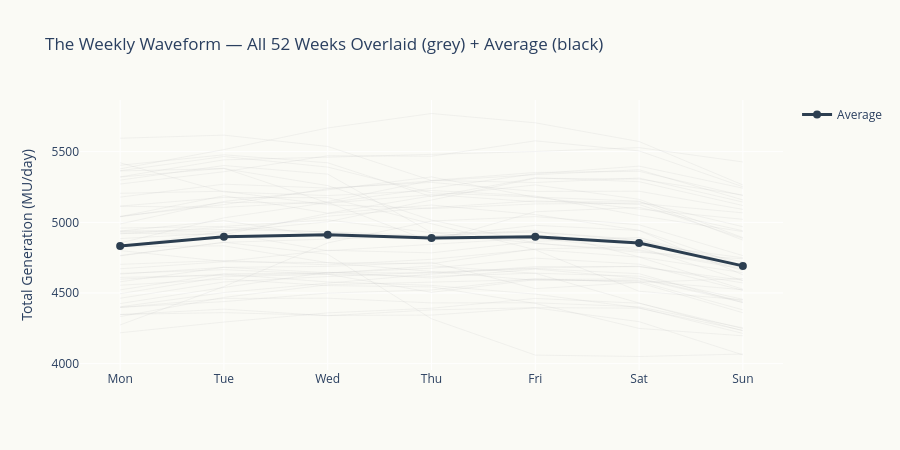

Notebook code cell kept with this figure:
### Markdown cell above
## 6. The Week as a Waveform

### Code cell
# Overlay all 52 weeks on the same Mon-Sun axis to see the average waveform
fig = go.Figure()

# Individual weeks in grey
for w in df24['week'].unique():
    wk = df24[df24['week'] == w].sort_values('dow')
    if len(wk) == 7:  # full weeks only
        fig.add_trace(go.Scatter(
            x=dow_order, y=wk['total'].values,
            mode='lines', line=dict(width=0.5, color='rgba(200,200,200,0.4)'),
            showlegend=False, hoverinfo='skip',
        ))

# Average waveform
avg_wave = df24.groupby('dow')['total'].mean()
fig.add_trace(go.Scatter(
    x=dow_order, y=avg_wave.values,
    mode='lines+markers', line=dict(width=3, color='#2C3E50'),
    marker=dict(size=8),
    name='Average',
    hovertemplate='%{x}: %{y:.0f} MU<extra></extra>',
))

fig.update_layout(
    title='The Weekly Waveform — All 52 Weeks Overlaid (grey) + Average (black)',
    yaxis_title='Total Generation (MU/day)',
    plot_bgcolor='#FAFAF5', paper_bgcolor='#FAFAF5',
    height=450,
)
fig.show()

print('The weekly pulse: demand builds Mon→Thu, dips Fri, drops Sat-Sun.')
print('This ripple should be visible in the final art if we use daily resolution.')

### Figure 1 — Plotly figure (JSON) as saved in the notebook; plotly's stock layout.template omitted (floating-point values rounded to 4 significant figures)
{"data": [{"hoverinfo": "skip", "line": {"color": "rgba(200,200,200,0.4)", "width": 0.5}, "mode": "lines", "showlegend": false, "type": "scatter", "x": ["Mon", "Tue", "Wed", "Thu", "Fri", "Sat", "Sun"], "y": [4399.0, 4439.0, 4500.0, 4522.0, 4603.0, 4573.0, 4361.0]}, {"hoverinfo": "skip", "line": {"color": "rgba(200,200,200,0.4)", "width": 0.5}, "mode": "lines", "showlegend": false, "type": "scatter", "x": ["Mon", "Tue", "Wed", "Thu", "Fri", "Sat", "Sun"], "y": [4402.0, 4503.0, 4570.0, 4634.0, 4687.0, 4686.0, 4591.0]}, {"hoverinfo": "skip", "line": {"color": "rgba(200,200,200,0.4)", "width": 0.5}, "mode": "lines", "showlegend": false, "type": "scatter", "x": ["Mon", "Tue", "Wed", "Thu", "Fri", "Sat", "Sun"], "y": [4634.0, 4682.0, 4689.0, 4717.0, 4531.0, 4575.0, 4603.0]}, {"hoverinfo": "skip", "line": {"color": "rgba(200,200,200,0.4)", "width": 0.5}, "mode": "lines", "showlegend": false, "type": "scatter", "x": ["Mon", "Tue", "Wed", "Thu", "Fri", "Sat", "Sun"], "y": [4639.0, 4665.0, 4633.0, 4505.0, 4595.0, 4583.0, 4381.0]}, {"hoverinfo": "skip", "line": {"color": "rgba(200,200,200,0.4)", "width": 0.5}, "mode": "lines", "showlegend": false, "type": "scatter", "x": ["Mon", "Tue", "Wed", "Thu", "Fri", "Sat", "Sun"], "y": [4495.0, 4615.0, 4632.0, 4618.0, 4640.0, 4619.0, 4455.0]}, {"hoverinfo": "skip", "line": {"color": "rgba(200,200,200,0.4)", "width": 0.5}, "mode": "lines", "showlegend": false, "type": "scatter", "x": ["Mon", "Tue", "Wed", "Thu", "Fri", "Sat", "Sun"], "y": [4579.0, 4682.0, 4644.0, 4642.0, 4673.0, 4637.0, 4432.0]}, {"hoverinfo": "skip", "line": {"color": "rgba(200,200,200,0.4)", "width": 0.5}, "mode": "lines", "showlegend": false, "type": "scatter", "x": ["Mon", "Tue", "Wed", "Thu", "Fri", "Sat", "Sun"], "y": [4523.0, 4636.0, 4643.0, 4676.0, 4747.0, 4704.0, 4519.0]}, {"hoverinfo": "skip", "line": {"color": "rgba(200,200,200,0.4)", "width": 0.5}, "mode": "lines", "showlegend": false, "type": "scatter", "x": ["Mon", "Tue", "Wed", "Thu", "Fri", "Sat", "Sun"], "y": [4611.0, 4628.0, 4639.0, 4692.0, 4639.0, 4429.0, 4232.0]}, {"hoverinfo": "skip", "line": {"color": "rgba(200,200,200,0.4)", "width": 0.5}, "mode": "lines", "showlegend": false, "type": "scatter", "x": ["Mon", "Tue", "Wed", "Thu", "Fri", "Sat", "Sun"], "y": [4463.0, 4578.0, 4617.0, 4647.0, 4677.0, 4690.0, 4572.0]}, {"hoverinfo": "skip", "line": {"color": "rgba(200,200,200,0.4)", "width": 0.5}, "mode": "lines", "showlegend": false, "type": "scatter", "x": ["Mon", "Tue", "Wed", "Thu", "Fri", "Sat", "Sun"], "y": [4766.0, 4858.0, 4882.0, 4905.0, 4934.0, 4878.0, 4658.0]}, {"hoverinfo": "skip", "line": {"color": "rgba(200,200,200,0.4)", "width": 0.5}, "mode": "lines", "showlegend": false, "type": "scatter", "x": ["Mon", "Tue", "Wed", "Thu", "Fri", "Sat", "Sun"], "y": [4827.0, 4834.0, 4715.0, 4708.0, 4813.0, 4825.0, 4588.0]}, {"hoverinfo": "skip", "line": {"color": "rgba(200,200,200,0.4)", "width": 0.5}, "mode": "lines", "showlegend": false, "type": "scatter", "x": ["Mon", "Tue", "Wed", "Thu", "Fri", "Sat", "Sun"], "y": [4274.0, 4546.0, 4855.0, 5009.0, 5041.0, 4983.0, 4765.0]}, {"hoverinfo": "skip", "line": {"color": "rgba(200,200,200,0.4)", "width": 0.5}, "mode": "lines", "showlegend": false, "type": "scatter", "x": ["Mon", "Tue", "Wed", "Thu", "Fri", "Sat", "Sun"], "y": [4829.0, 4936.0, 5044.0, 5104.0, 5152.0, 5126.0, 4887.0]}, {"hoverinfo": "skip", "line": {"color": "rgba(200,200,200,0.4)", "width": 0.5}, "mode": "lines", "showlegend": false, "type": "scatter", "x": ["Mon", "Tue", "Wed", "Thu", "Fri", "Sat", "Sun"], "y": [4960.0, 4971.0, 5017.0, 4927.0, 4931.0, 4872.0, 4720.0]}, {"hoverinfo": "skip", "line": {"color": "rgba(200,200,200,0.4)", "width": 0.5}, "mode": "lines", "showlegend": false, "type": "scatter", "x": ["Mon", "Tue", "Wed", "Thu", "Fri", "Sat", "Sun"], "y": [5039.0, 5142.0, 5135.0, 5197.0, 5145.0, 5145.0, 4969.0]}, {"hoverinfo": "skip", "line": {"color": "rgba(200,200,200,0.4)", "width": 0.5}, "mode": "lines", "showlegend": false, "type": "scatter", "x": ["Mon", "Tue", "Wed", "Thu", "Fri", "Sat", "Sun"], "y": [5114.0, 5106.0, 5147.0, 5296.0, 5282.0, 5313.0, 5144.0]}, {"hoverinfo": "skip", "line": {"color": "rgba(200,200,200,0.4)", "width": 0.5}, "mode": "lines", "showlegend": false, "type": "scatter", "x": ["Mon", "Tue", "Wed", "Thu", "Fri", "Sat", "Sun"], "y": [5320.0, 5383.0, 5138.0, 5243.0, 5344.0, 5398.0, 5242.0]}, {"hoverinfo": "skip", "line": {"color": "rgba(200,200,200,0.4)", "width": 0.5}, "mode": "lines", "showlegend": false, "type": "scatter", "x": ["Mon", "Tue", "Wed", "Thu", "Fri", "Sat", "Sun"], "y": [5421.0, 5215.0, 5189.0, 5225.0, 5187.0, 5049.0, 4935.0]}, {"hoverinfo": "skip", "line": {"color": "rgba(200,200,200,0.4)", "width": 0.5}, "mode": "lines", "showlegend": false, "type": "scatter", "x": ["Mon", "Tue", "Wed", "Thu", "Fri", "Sat", "Sun"], "y": [5042.0, 5126.0, 5238.0, 5293.0, 5337.0, 5372.0, 5159.0]}, {"hoverinfo": "skip", "line": {"color": "rgba(200,200,200,0.4)", "width": 0.5}, "mode": "lines", "showlegend": false, "type": "scatter", "x": ["Mon", "Tue", "Wed", "Thu", "Fri", "Sat", "Sun"], "y": [5271.0, 5358.0, 5471.0, 5468.0, 5577.0, 5505.0, 5252.0]}, {"hoverinfo": "skip", "line": {"color": "rgba(200,200,200,0.4)", "width": 0.5}, "mode": "lines", "showlegend": false, "type": "scatter", "x": ["Mon", "Tue", "Wed", "Thu", "Fri", "Sat", "Sun"], "y": [5378.0, 5515.0, 5668.0, 5770.0, 5704.0, 5572.0, 5265.0]}, {"hoverinfo": "skip", "line": {"color": "rgba(200,200,200,0.4)", "width": 0.5}, "mode": "lines", "showlegend": false, "type": "scatter", "x": ["Mon", "Tue", "Wed", "Thu", "Fri", "Sat", "Sun"], "y": [5404.0, 5478.0, 5421.0, 5182.0, 5315.0, 5288.0, 5119.0]}, {"hoverinfo": "skip", "line": {"color": "rgba(200,200,200,0.4)", "width": 0.5}, "mode": "lines", "showlegend": false, "type": "scatter", "x": ["Mon", "Tue", "Wed", "Thu", "Fri", "Sat", "Sun"], "y": [5322.0, 5442.0, 5461.0, 5479.0, 5501.0, 5529.0, 5427.0]}, {"hoverinfo": "skip", "line": {"color": "rgba(200,200,200,0.4)", "width": 0.5}, "mode": "lines", "showlegend": false, "type": "scatter", "x": ["Mon", "Tue", "Wed", "Thu", "Fri", "Sat", "Sun"], "y": [5595.0, 5617.0, 5537.0, 5296.0, 5353.0, 5361.0, 5189.0]}, {"hoverinfo": "skip", "line": {"color": "rgba(200,200,200,0.4)", "width": 0.5}, "mode": "lines", "showlegend": false, "type": "scatter", "x": ["Mon", "Tue", "Wed", "Thu", "Fri", "Sat", "Sun"], "y": [5365.0, 5466.0, 5391.0, 5209.0, 5179.0, 5150.0, 4875.0]}, {"hoverinfo": "skip", "line": {"color": "rgba(200,200,200,0.4)", "width": 0.5}, "mode": "lines", "showlegend": false, "type": "scatter", "x": ["Mon", "Tue", "Wed", "Thu", "Fri", "Sat", "Sun"], "y": [4938.0, 4949.0, 4934.0, 4905.0, 4944.0, 4756.0, 4644.0]}, {"hoverinfo": "skip", "line": {"color": "rgba(200,200,200,0.4)", "width": 0.5}, "mode": "lines", "showlegend": false, "type": "scatter", "x": ["Mon", "Tue", "Wed", "Thu", "Fri", "Sat", "Sun"], "y": [4989.0, 5148.0, 5230.0, 5322.0, 5177.0, 5094.0, 5021.0]}, {"hoverinfo": "skip", "line": {"color": "rgba(200,200,200,0.4)", "width": 0.5}, "mode": "lines", "showlegend": false, "type": "scatter", "x": ["Mon", "Tue", "Wed", "Thu", "Fri", "Sat", "Sun"], "y": [5179.0, 5270.0, 5242.0, 5283.0, 5219.0, 5220.0, 5092.0]}, {"hoverinfo": "skip", "line": {"color": "rgba(200,200,200,0.4)", "width": 0.5}, "mode": "lines", "showlegend": false, "type": "scatter", "x": ["Mon", "Tue", "Wed", "Thu", "Fri", "Sat", "Sun"], "y": [5206.0, 5221.0, 5124.0, 5098.0, 5130.0, 5135.0, 5067.0]}, {"hoverinfo": "skip", "line": {"color": "rgba(200,200,200,0.4)", "width": 0.5}, "mode": "lines", "showlegend": false, "type": "scatter", "x": ["Mon", "Tue", "Wed", "Thu", "Fri", "Sat", "Sun"], "y": [5299.0, 5402.0, 5341.0, 4929.0, 4852.0, 4800.0, 4670.0]}, {"hoverinfo": "skip", "line": {"color": "rgba(200,200,200,0.4)", "width": 0.5}, "mode": "lines", "showlegend": false, "type": "scatter", "x": ["Mon", "Tue", "Wed", "Thu", "Fri", "Sat", "Sun"], "y": [4938.0, 5012.0, 4897.0, 4895.0, 4979.0, 4943.0, 4629.0]}, {"hoverinfo": "skip", "line": {"color": "rgba(200,200,200,0.4)", "width": 0.5}, "mode": "lines", "showlegend": false, "type": "scatter", "x": ["Mon", "Tue", "Wed", "Thu", "Fri", "Sat", "Sun"], "y": [4854.0, 5032.0, 5141.0, 4864.0, 5075.0, 5106.0, 4940.0]}, {"hoverinfo": "skip", "line": {"color": "rgba(200,200,200,0.4)", "width": 0.5}, "mode": "lines", "showlegend": false, "type": "scatter", "x": ["Mon", "Tue", "Wed", "Thu", "Fri", "Sat", "Sun"], "y": [4924.0, 4913.0, 5063.0, 5122.0, 5055.0, 4944.0, 4695.0]}, {"hoverinfo": "skip", "line": {"color": "rgba(200,200,200,0.4)", "width": 0.5}, "mode": "lines", "showlegend": false, "type": "scatter", "x": ["Mon", "Tue", "Wed", "Thu", "Fri", "Sat", "Sun"], "y": [4800.0, 4723.0, 4803.0, 4784.0, 4866.0, 4893.0, 4689.0]}, {"hoverinfo": "skip", "line": {"color": "rgba(200,200,200,0.4)", "width": 0.5}, "mode": "lines", "showlegend": false, "type": "scatter", "x": ["Mon", "Tue", "Wed", "Thu", "Fri", "Sat", "Sun"], "y": [4885.0, 4926.0, 4800.0, 4843.0, 4890.0, 4806.0, 4680.0]}, {"hoverinfo": "skip", "line": {"color": "rgba(200,200,200,0.4)", "width": 0.5}, "mode": "lines", "showlegend": false, "type": "scatter", "x": ["Mon", "Tue", "Wed", "Thu", "Fri", "Sat", "Sun"], "y": [4919.0, 4966.0, 4931.0, 4882.0, 4886.0, 4847.0, 4749.0]}, {"hoverinfo": "skip", "line": {"color": "rgba(200,200,200,0.4)", "width": 0.5}, "mode": "lines", "showlegend": false, "type": "scatter", "x": ["Mon", "Tue", "Wed", "Thu", "Fri", "Sat", "Sun"], "y": [4933.0, 4934.0, 5004.0, 5156.0, 5312.0, 5306.0, 5194.0]}, {"hoverinfo": "skip", "line": {"color": "rgba(200,200,200,0.4)", "width": 0.5}, "mode": "lines", "showlegend": false, "type": "scatter", "x": ["Mon", "Tue", "Wed", "Thu", "Fri", "Sat", "Sun"], "y": [5364.0, 5380.0, 5260.0, 5016.0, 4854.0, 4788.0, 4743.0]}, {"hoverinfo": "skip", "line": {"color": "rgba(200,200,200,0.4)", "width": 0.5}, "mode": "lines", "showlegend": false, "type": "scatter", "x": ["Mon", "Tue", "Wed", "Thu", "Fri", "Sat", "Sun"], "y": [5041.0, 5188.0, 5065.0, 5188.0, 5265.0, 5163.0, 4892.0]}, {"hoverinfo": "skip", "line": {"color": "rgba(200,200,200,0.4)", "width": 0.5}, "mode": "lines", "showlegend": false, "type": "scatter", "x": ["Mon", "Tue", "Wed", "Thu", "Fri", "Sat", "Sun"], "y": [5115.0, 5177.0, 5174.0, 4993.0, 4806.0, 4513.0, 4452.0]}, {"hoverinfo": "skip", "line": {"color": "rgba(200,200,200,0.4)", "width": 0.5}, "mode": "lines", "showlegend": false, "type": "scatter", "x": ["Mon", "Tue", "Wed", "Thu", "Fri", "Sat", "Sun"], "y": [4703.0, 4730.0, 4699.0, 4739.0, 4809.0, 4754.0, 4527.0]}, {"hoverinfo": "skip", "line": {"color": "rgba(200,200,200,0.4)", "width": 0.5}, "mode": "lines", "showlegend": false, "type": "scatter", "x": ["Mon", "Tue", "Wed", "Thu", "Fri", "Sat", "Sun"], "y": [4672.0, 4721.0, 4715.0, 4654.0, 4590.0, 4587.0, 4523.0]}, {"hoverinfo": "skip", "line": {"color": "rgba(200,200,200,0.4)", "width": 0.5}, "mode": "lines", "showlegend": false, "type": "scatter", "x": ["Mon", "Tue", "Wed", "Thu", "Fri", "Sat", "Sun"], "y": [4763.0, 4859.0, 4774.0, 4318.0, 4061.0, 4051.0, 4068.0]}, {"hoverinfo": "skip", "line": {"color": "rgba(200,200,200,0.4)", "width": 0.5}, "mode": "lines", "showlegend": false, "type": "scatter", "x": ["Mon", "Tue", "Wed", "Thu", "Fri", "Sat", "Sun"], "y": [4333.0, 4469.0, 4559.0, 4575.0, 4596.0, 4600.0, 4434.0]}, {"hoverinfo": "skip", "line": {"color": "rgba(200,200,200,0.4)", "width": 0.5}, "mode": "lines", "showlegend": false, "type": "scatter", "x": ["Mon", "Tue", "Wed", "Thu", "Fri", "Sat", "Sun"], "y": [4598.0, 4633.0, 4578.0, 4554.0, 4492.0, 4396.0, 4214.0]}, {"hoverinfo": "skip", "line": {"color": "rgba(200,200,200,0.4)", "width": 0.5}, "mode": "lines", "showlegend": false, "type": "scatter", "x": ["Mon", "Tue", "Wed", "Thu", "Fri", "Sat", "Sun"], "y": [4347.0, 4386.0, 4339.0, 4381.0, 4397.0, 4393.0, 4236.0]}, {"hoverinfo": "skip", "line": {"color": "rgba(200,200,200,0.4)", "width": 0.5}, "mode": "lines", "showlegend": false, "type": "scatter", "x": ["Mon", "Tue", "Wed", "Thu", "Fri", "Sat", "Sun"], "y": [4349.0, 4361.0, 4342.0, 4344.0, 4395.0, 4298.0, 4062.0]}, {"hoverinfo": "skip", "line": {"color": "rgba(200,200,200,0.4)", "width": 0.5}, "mode": "lines", "showlegend": false, "type": "scatter", "x": ["Mon", "Tue", "Wed", "Thu", "Fri", "Sat", "Sun"], "y": [4219.0, 4295.0, 4360.0, 4393.0, 4462.0, 4428.0, 4249.0]}, {"hoverinfo": "skip", "line": {"color": "rgba(200,200,200,0.4)", "width": 0.5}, "mode": "lines", "showlegend": false, "type": "scatter", "x": ["Mon", "Tue", "Wed", "Thu", "Fri", "Sat", "Sun"], "y": [4398.0, 4462.0, 4463.0, 4430.0, 4431.0, 4403.0, 4254.0]}, {"hoverinfo": "skip", "line": {"color": "rgba(200,200,200,0.4)", "width": 0.5}, "mode": "lines", "showlegend": false, "type": "scatter", "x": ["Mon", "Tue", "Wed", "Thu", "Fri", "Sat", "Sun"], "y": [4425.0, 4540.0, 4647.0, 4607.0, 4669.0, 4605.0, 4442.0]}, {"hoverinfo": "skip", "line": {"color": "rgba(200,200,200,0.4)", "width": 0.5}, "mode": "lines", "showlegend": false, "type": "scatter", "x": ["Mon", "Tue", "Wed", "Thu", "Fri", "Sat", "Sun"], "y": [4555.0, 4599.0, 4553.0, 4543.0, 4426.0, 4250.0, 4197.0]}, {"hovertemplate": "%{x}: %{y:.0f} MU<extra></extra>", "line": {"color": "#2C3E50", "width": 3}, "marker": {"size": 8}, "mode": "lines+markers", "name": "Average", "type": "scatter", "x": ["Mon", "Tue", "Wed", "Thu", "Fri", "Sat", "Sun"], "y": [4833.0, 4898.0, 4912.0, 4890.0, 4899.0, 4854.0, 4692.0]}], "layout": {"height": 450, "paper_bgcolor": "#FAFAF5", "plot_bgcolor": "#FAFAF5", "title": {"text": "The Weekly Waveform — All 52 Weeks Overlaid (grey) + Average (black)"}, "yaxis": {"title": {"text": "Total Generation (MU/day)"}}}}
